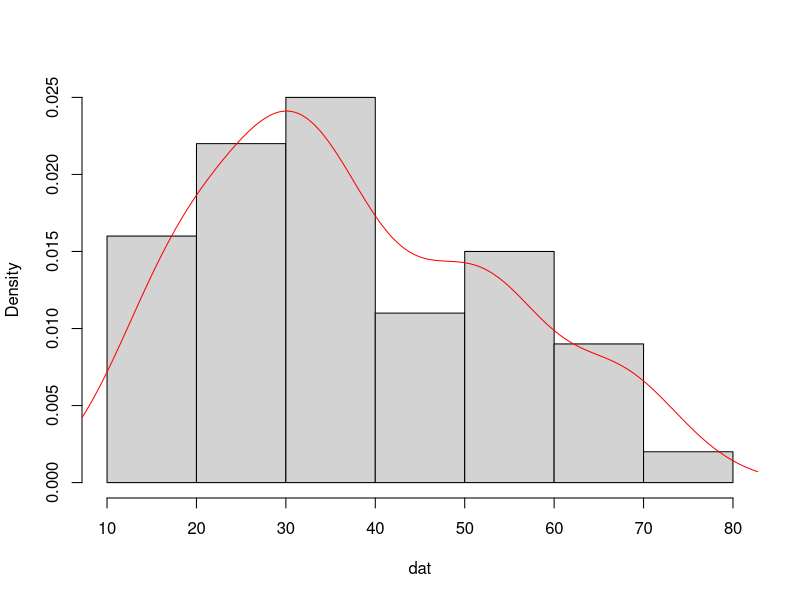
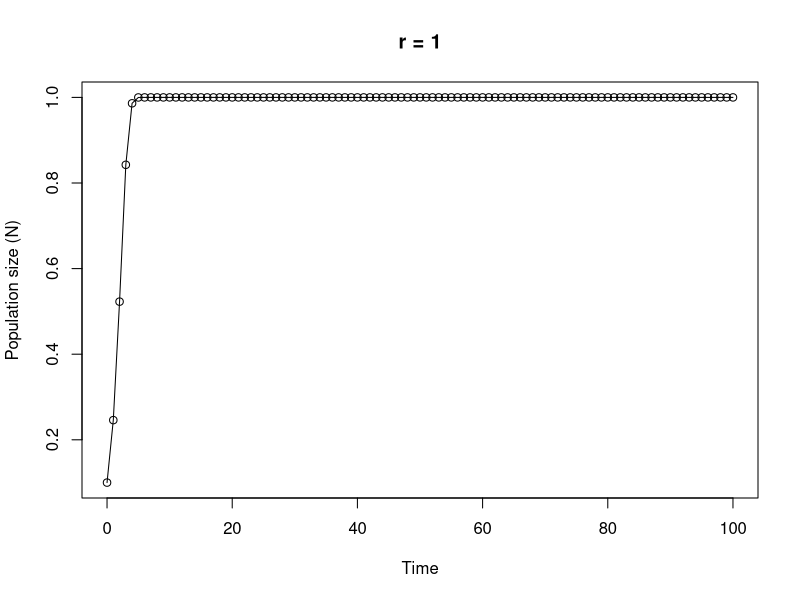

Write the R code that produced these figures, in order.
## ----setup, echo=FALSE---------------------------------------------------
knitr::opts_chunk$set(echo=TRUE, message = FALSE, warning = FALSE, eval = FALSE, cache = FALSE)


## ----Q1, results = 'asis'------------------------------------------------

# area of a circle

circle.area <- function(r){ 
	pi * r^2
}



## ----Q2, tidy = TRUE-----------------------------------------------------

far.cent <- function(a){
	val <- (a-32)*5/9
	print(paste("Fahrenheit: ", round(a, digits = 3), "oF",sep = " "), quote = FALSE)	    # round to 3 dp
	print(paste("Centigrade: ", round(val, digits = 3), "oC", sep = " "), quote = FALSE)  # round to 3 dp
}

# alternative Fahrenheit to centigrade using cat function

far.cent2 <- function(a){
	val <- (a - 32) * 5/9	#calculation
	cat("Fahrenheit: ", round(a, digits = 3), "oF", "\n")   # use cat function
	cat("Centigrade: ", round(val, digits = 3), "oC", "\n")   
}



## ----Q3------------------------------------------------------------------

# Create a vector of normally distributed data
# length 100, mean 35 and standard deviation of 29

vals <- rnorm(100, 35, 15)	# create some norm dist data mean 35, sd = 15

summary.fun <- function(dat){
	mymean <- round(mean(dat), digits = 4)      	# calc mean
	mymedian <- round(median(dat), digits = 4)    # calc median
	mymin <- round(min(dat), digits = 4)          # calc min
	mymax <- round(max(dat), digits = 4)          # calc max
	print(paste("mean:", mymean, sep = " "), quote = FALSE)     # print mean
	print(paste("median:", mymedian, sep = " "), quote = FALSE)     # print median
	print(paste("range:", "from:", mymin, "to", mymax, sep = " "), quote = FALSE) 
	dens <- density(dat)                          # estimate density curve
	hist(dat, main = "",type = "l",freq = FALSE)  # plot histogram
	lines(dens, lty = 1, col = "red")             # plot density curve
}

# use the function
summary.fun(vals)


## ----Q4------------------------------------------------------------------

# calculate a median

ourmedian <- function(x){
	n <- length(x)
	if (n %% 2 == 1)      # odd numbers
	  sort(x)[(n + 1)/2]  # find the middle number by adding 1 to length and div 2
	else {                # even numbers
	  middletwo <- sort(x)[(n/2) + 0:1]   #find the two middle numbers
	  mean(middletwo)
	  }
}

# use the function
mydat <- sample(1:50, size = 10, replace = TRUE )

# our function
ourmedian(mydat)

# R median function
median(mydat)


## ----Q5, tidy = TRUE-----------------------------------------------------

# function to simulate Ricker model

Ricker.model <- function(nzero, r, time, K=1){     # sets initial parameters
  N <- numeric(time + 1)    # creates a real vector of length time+1 to store values of Nt+1
  N[1] <- nzero             # sets initial population size in first element of N
  for (i in 1:time) {				# loops over time
      N[i+1] <- N[i]*exp(r*(1 - N[i]/K))    
  }
  Time <- 0:time   					 # creates vector for x axis
  plot(Time, N, type = "o", xlim = c(0, time), xlab = "Time", ylab = "Population size (N)", main = paste("r =", r, sep=" "))   # plots output
}

# To run
# play around with the different parameters, especially r
Ricker.model(nzero=0.1,r=1,time=100)
